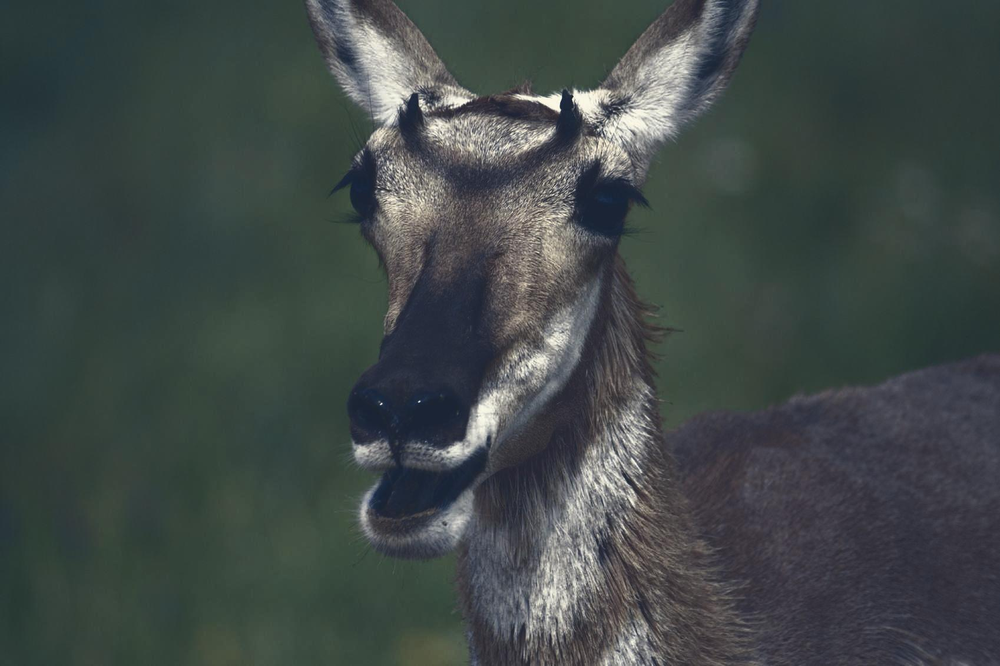
#> input picture img/orig_sample.png, 1000 x 666 px, shrunk from 1698 x 1131 before the run
$ jupyter execute --allow-errors filter_visualize.ipynb
#> lines starting #> are read from the running program, lines starting #| are printed output that depends on the picture
[cell 1]
from PIL import Image
import matplotlib.pyplot as plt
from pathlib import Path

[cell 2]
def plot_rgb_histogram(image_path, name="Sample"):
    """
    Reads an image and plots histograms for R, G, and B channel values.

    Args:
        image_path (str): Path to the image file.
    """
#> called with name = 'original'
    # Load the image
    image = Image.open(image_path)
#> image is the input picture: PIL image 1000x666 RGB; mean R, G, B 65, 73.4, 72.2
    image = image.convert("RGB")

    # Split the image into R, G, B channels
    r, g, b = image.split()

    # Get the histograms for each channel
    r_hist = r.histogram()
#> r_hist = 256 values, max 27247 at index 55, min 0 at index 0, mean 2601.6
    g_hist = g.histogram()
#> g_hist = 256 values, max 29869 at index 67, min 0 at index 0, mean 2601.6
    b_hist = b.histogram()
#> b_hist = 256 values, max 46014 at index 61, min 0 at index 0, mean 2601.6

    bins = range(256)  # Pixel intensity range: 0-255

    plt.figure(figsize=(5, 3))
    plt.bar(bins, r_hist, color='red', alpha=0.5, label='Red Channel', width=1.0)
    plt.bar(bins, g_hist, color='green', alpha=0.5, label='Green Channel', width=1.0)
    plt.bar(bins, b_hist, color='blue', alpha=0.5, label='Blue Channel', width=1.0)
    plt.title(f"RGB Value Distributions: {name}")
    plt.xlabel("Pixel Value (0-255)")
    plt.ylabel("Frequency")
    plt.legend(loc="upper right")
    plt.grid(axis='y', linestyle='--', alpha=0.7)
    plt.tight_layout()

    # Display the histogram
    new_path = str(image_path).strip(".png").strip("sample")
    new_path += "rgb_hist.svg"
    plt.savefig(new_path, format="svg")
#> figure, not shown here; tallest bar 27247 high, from x = 54.5 to 55.5; tallest bar 29869 high, from x = 66.5 to 67.5; tallest bar 46014 high, from x = 60.5 to 61.5
    plt.show()

[cell 3]
image_path = Path.cwd() / "img/orig_sample.png"
plot_rgb_histogram(image_path, name="original")

[cell 4]
image_path = Path.cwd() / "img/he_sample.png"
#> (the rest of this cell did not finish here and is left out)


[cell 5]
image_path = Path.cwd() / "img/clahe_sample.png"
plot_rgb_histogram(image_path, name="CLAHE")
#> call 3 of plot_rgb_histogram, with name = 'CLAHE'
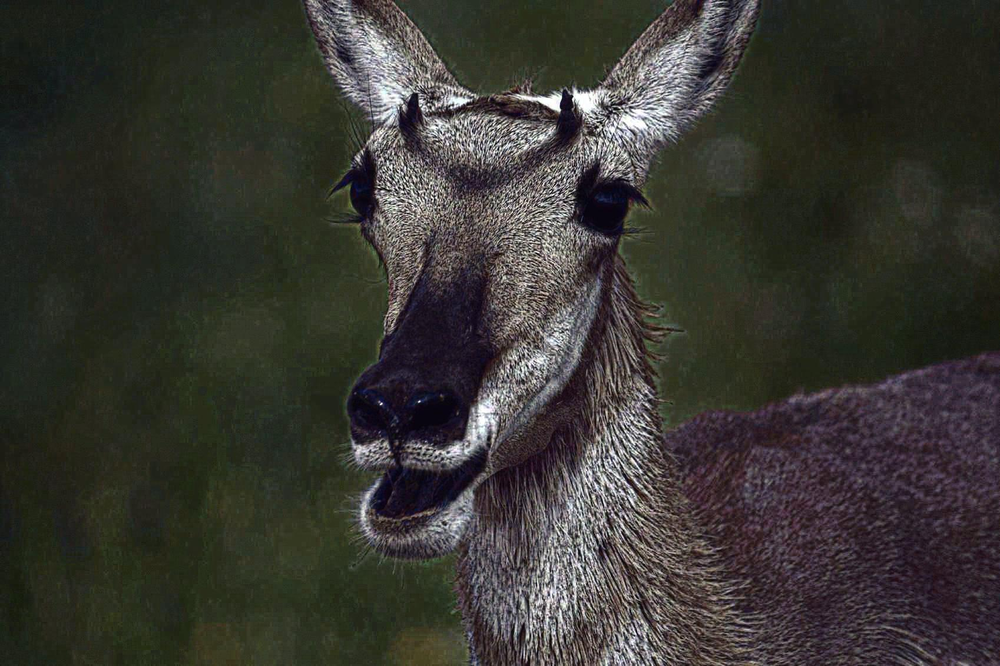
#> input picture img/clahe_sample.png, 1000 x 666 px, shrunk from 1698 x 1131 before the run
#> in plot_rgb_histogram, image is the input picture: PIL image 1000x666 RGB; mean R, G, B 56.6, 55.3, 50.1
#> in plot_rgb_histogram (call 3), `r, g, b = image.split()`:
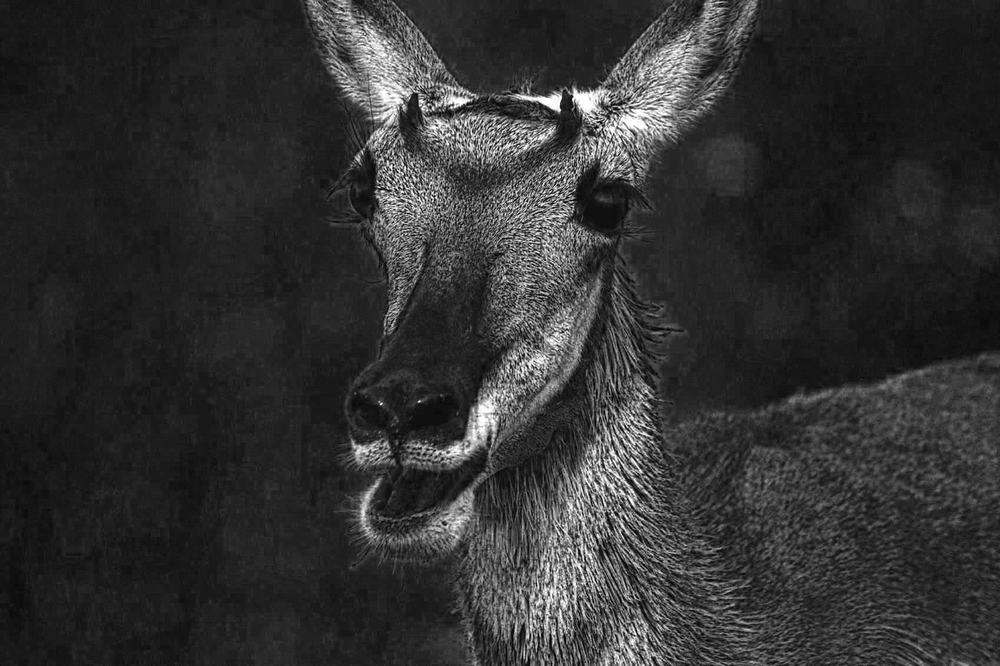
#> b: PIL image 1000x666 L; min 0, max 255, mean 50.1
#> in plot_rgb_histogram (call 3), `r_hist = r.histogram()`: r_hist = 256 values, max 22111 at index 32, min 4 at index 1, mean 2601.6
#> in plot_rgb_histogram (call 3), `g_hist = g.histogram()`: g_hist = 256 values, max 24285 at index 36, min 48 at index 1, mean 2601.6
#> in plot_rgb_histogram (call 3), `b_hist = b.histogram()`: b_hist = 256 values, max 27563 at index 29, min 28 at index 3, mean 2601.6

[cell 6]
image_path = Path.cwd() / "img/afifi_sample.png"
plot_rgb_histogram(image_path, "AFIFI")
#> call 4 of plot_rgb_histogram, with name = 'AFIFI'
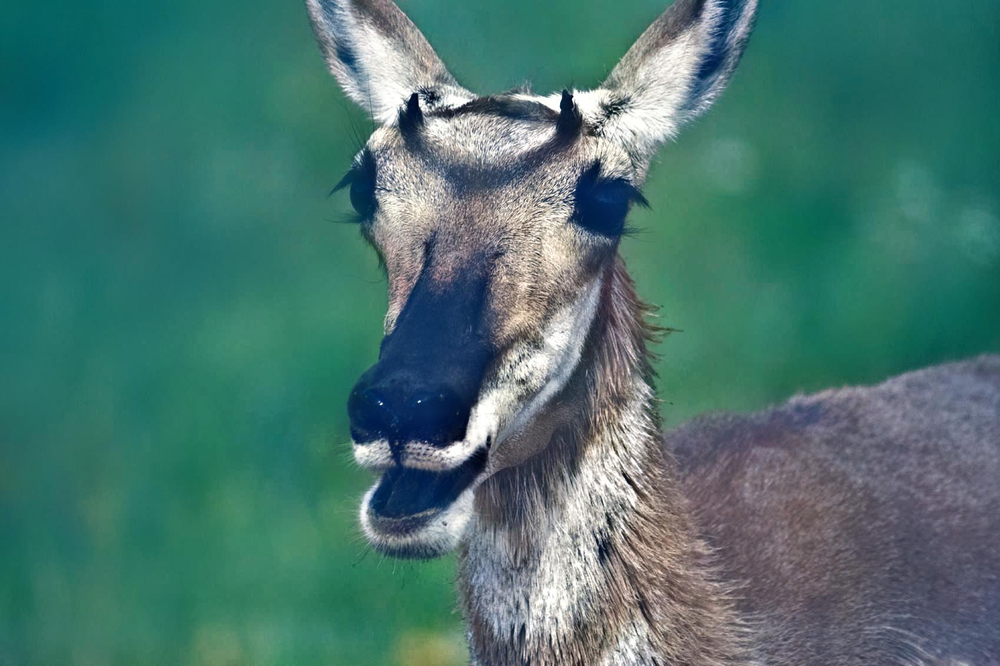
#> input picture img/afifi_sample.png, 1000 x 666 px, shrunk from 1698 x 1131 before the run
#> in plot_rgb_histogram, image is the input picture: PIL image 1000x666 RGB; mean R, G, B 72.7, 116.7, 111.1
#> in plot_rgb_histogram (call 4), `r, g, b = image.split()`:
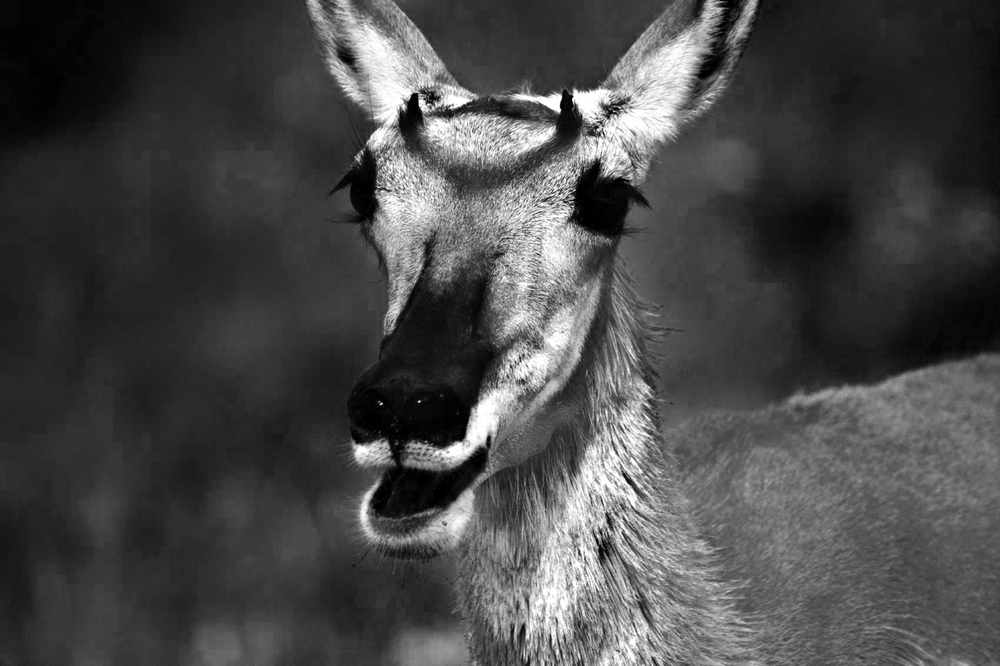
#> r: PIL image 1000x666 L; min 0, max 255, mean 72.7
#> in plot_rgb_histogram (call 4), `r, g, b = image.split()`:
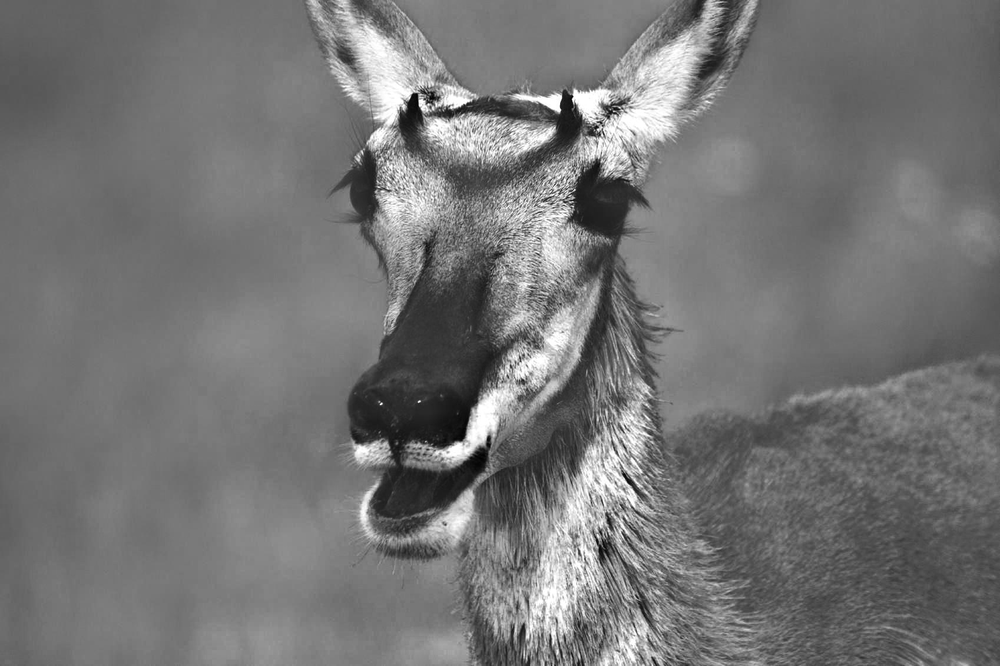
#> g: PIL image 1000x666 L; min 0, max 255, mean 116.7
#> in plot_rgb_histogram (call 4), `r, g, b = image.split()`:
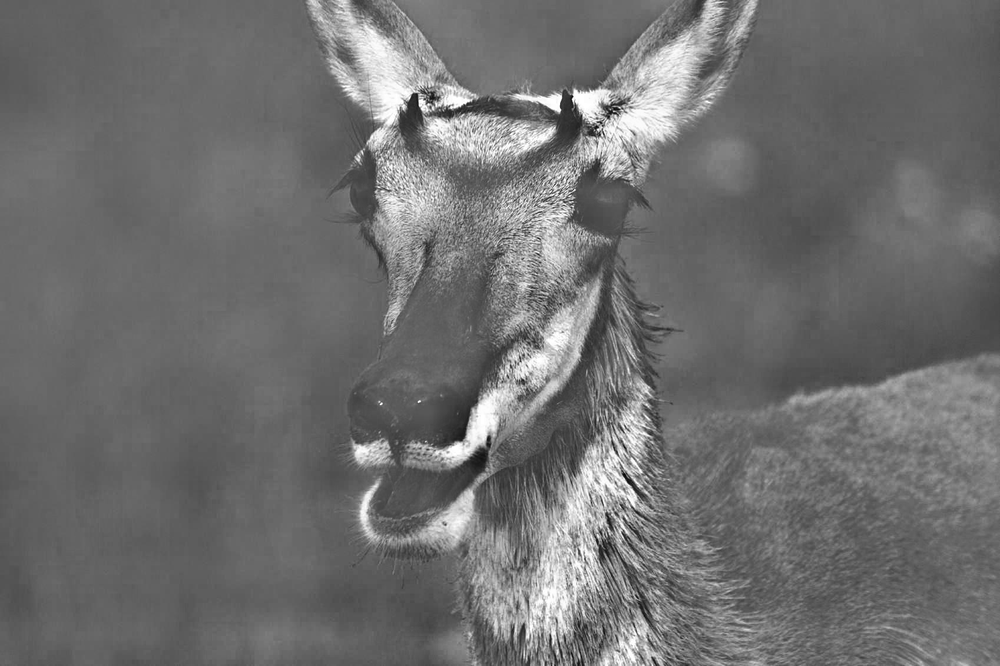
#> b: PIL image 1000x666 L; min 1, max 255, mean 111.1
#> in plot_rgb_histogram (call 4), `r_hist = r.histogram()`: r_hist = 256 values, max 12255 at index 38, min 384 at index 238, mean 2601.6
#> in plot_rgb_histogram (call 4), `g_hist = g.histogram()`: g_hist = 256 values, max 17535 at index 113, min 1 at index 3, mean 2601.6
#> in plot_rgb_histogram (call 4), `b_hist = b.histogram()`: b_hist = 256 values, max 27354 at index 105, min 0 at index 0, mean 2601.6
#> in plot_rgb_histogram (call 4), `plt.savefig(new_path, format="svg")`:
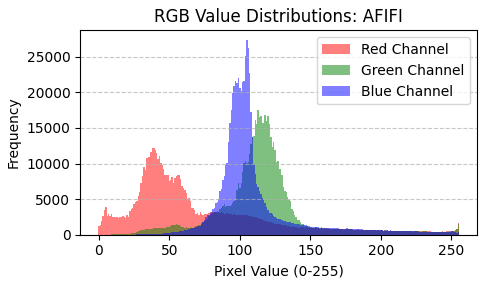
#> figure drawn by matplotlib, 1 panel; tallest bar 12255 high, from x = 37.5 to 38.5; tallest bar 17535 high, from x = 112.5 to 113.5; tallest bar 27354 high, from x = 104.5 to 105.5
